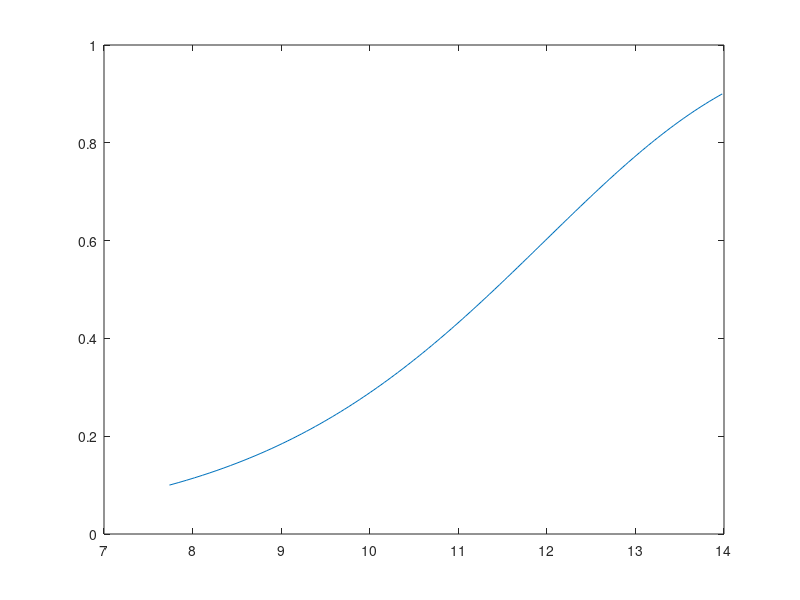
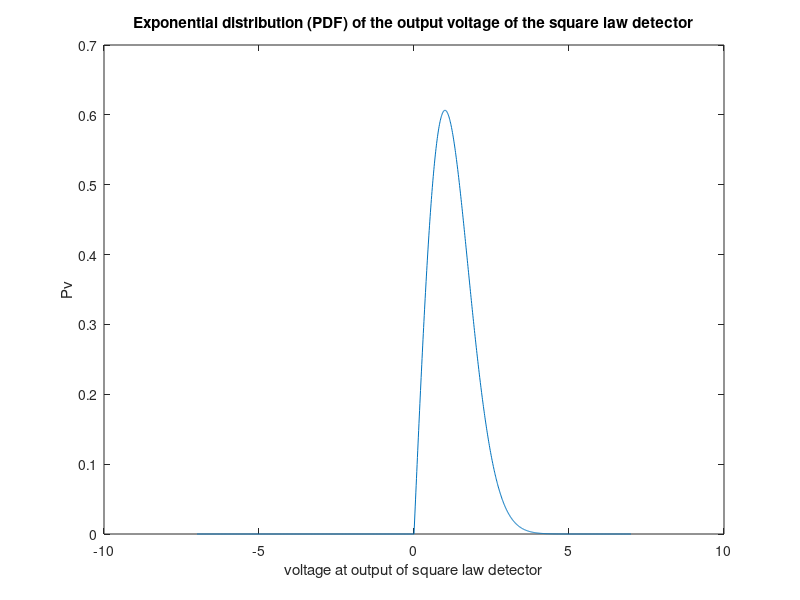

Write the MATLAB code that produced these figures, in order. (Note: this script raises an error after producing the figures.)
close all

Pfa = 1e-4;
Pd = 0.1:0.005:0.9

Nt = 100

%% NOISE VOLTAGE DISTRIBUTION

x = -7:.01:7;
%standard deviation of noise
std_dev = (1/1)^-0.5;
var = (std_dev)^2
pd = makedist('Normal','Sigma',std_dev);
H0 =  pdf(pd,x);


%% THRESHOLD VOLTAGE

%inverse of the cumulative normal distribution give threshold voltage
%finding P(v|H0) > Vtrice
Vt =  norminv(1- Pfa,0, std_dev)


%% CUMULATIVE VOLTAGE DISTRIBUTION OF NOISE

norm_area_right_pfa = 1 - cdf('Normal',Vt,0,std_dev);
a = norminv(norm_area_right_pfa,0,std_dev)

%% SIGNAL DISTRIBUTION

%lower bound to include 80% of H1 above threshold
norm_area_right_pd = 1- Pd;

%converting area of norm to threshold value

d_thresh = norminv(norm_area_right_pd,0,std_dev);

%plotting pdf of H1
pd_pd = makedist('Normal','Sigma',std_dev, 'mu', 0);

%ploting pdf of H1 with threshold


%% PLOTTING BOTH
H1 = pdf(pd_pd,x);

m = Vt - d_thresh
m2 = m.^2
snr = m2./(std_dev.^2)
snr_db = 10.*log10(snr)

%% ROC plot

plot(snr_db,Pd)

%% PLOTTING SQUARE LAW DETECTOR RAYLEIGH (expo PDF, H0)

v2 = raylpdf(x,var); %Richards 15.19

figure
plot(x,v2)
xlabel("voltage at output of square law detector")
ylabel("Pv")
title("Exponential distribution (PDF) of the output voltage of the square law detector")

% threshhold value for rayleigh
T = sqrt(2)*std_dev*sqrt(-log(Pfa)); %Richards 15.47

hold on
xline(T)

%% Rayleigh CDF

v2_cdf = raylcdf(x,var);

figure
plot(x,v2_cdf)
xlabel("voltage at output of square law detector")
ylabel("Pv")
title("rayleigh distribution (cdf) of the output voltage of the square law detector")
hold on
xline(T)

%% APPLYING SWERLING 1

syms snr

SNR = zeros(1, length(Pd));

for i = 1:numel(Pd)
    
    pd = Pd(i);
    
    %eqn = ( pd == (1 + 1/(Nt*snr))^(Nt-1)*exp(-T/(1+Nt*snr)) );
    eqn = ( Nt*snr == -(T+log(pd))/log(pd) )
    
    if i == 1
        
        SNR(1,i) = vpasolve(eqn,snr)
        
    else
        
        
        SNR(1,i) = vpasolve(eqn,snr)
        
    end 

end
    
figure
plot(10*log(SNR),Pd)
xlabel("SNR (dB)")
ylabel("Pd")















